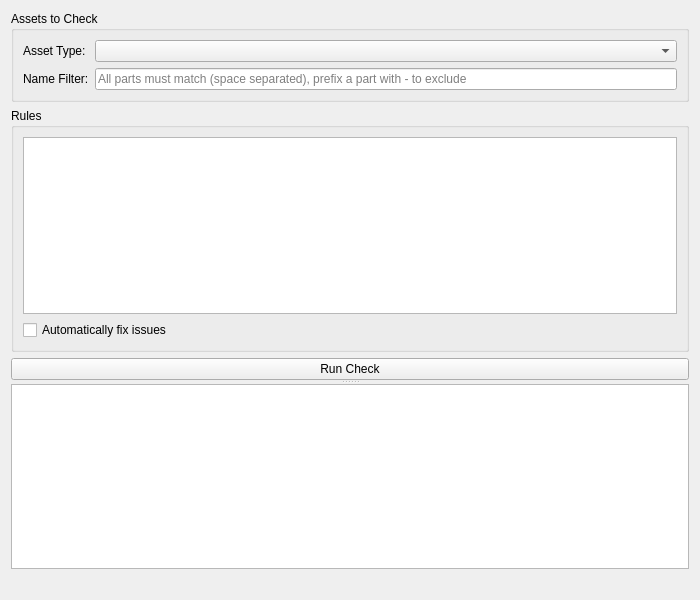
<?xml version="1.0" encoding="UTF-8"?>
<ui version="4.0">
 <class>AssetCheckPanel</class>
 <widget class="QWidget" name="AssetCheckPanel">
  <property name="geometry">
   <rect>
    <x>0</x>
    <y>0</y>
    <width>700</width>
    <height>600</height>
   </rect>
  </property>
  <property name="windowTitle">
   <string>Check Assets</string>
  </property>
  <property name="windowIcon">
   <iconset resource="../../../../Tools/Libs/GuiFoundation/QtResources/resources.qrc">
    <normaloff>:/GuiFoundation/Icons/Checklist.svg</normaloff>:/GuiFoundation/Icons/Checklist.svg</iconset>
  </property>
  <layout class="QVBoxLayout" name="verticalLayout">
   <item>
    <widget class="QSplitter" name="MainSplitter">
     <property name="orientation">
      <enum>Qt::Vertical</enum>
     </property>
     <widget class="QWidget" name="RulesPane">
      <layout class="QVBoxLayout" name="rulesPaneLayout">
       <property name="leftMargin">
        <number>0</number>
       </property>
       <property name="topMargin">
        <number>0</number>
       </property>
       <property name="rightMargin">
        <number>0</number>
       </property>
       <property name="bottomMargin">
        <number>0</number>
       </property>
       <item>
        <widget class="QGroupBox" name="AssetsGroup">
         <property name="title">
          <string>Assets to Check</string>
         </property>
         <layout class="QFormLayout" name="formLayout">
          <item row="0" column="0">
           <widget class="QLabel" name="AssetTypeLabel">
            <property name="text">
             <string>Asset Type:</string>
            </property>
           </widget>
          </item>
          <item row="0" column="1">
           <widget class="QComboBox" name="AssetTypeCombo"/>
          </item>
          <item row="1" column="0">
           <widget class="QLabel" name="NameFilterLabel">
            <property name="text">
             <string>Name Filter:</string>
            </property>
           </widget>
          </item>
          <item row="1" column="1">
           <widget class="QLineEdit" name="NameFilterEdit">
            <property name="placeholderText">
             <string>All parts must match (space separated), prefix a part with - to exclude</string>
            </property>
           </widget>
          </item>
         </layout>
        </widget>
       </item>
       <item>
        <widget class="QGroupBox" name="RulesGroup">
         <property name="title">
          <string>Rules</string>
         </property>
         <layout class="QVBoxLayout" name="rulesLayout">
          <item>
           <widget class="QListWidget" name="RuleList"/>
          </item>
          <item>
           <widget class="QCheckBox" name="AutoFixCheck">
            <property name="text">
             <string>Automatically fix issues</string>
            </property>
           </widget>
          </item>
         </layout>
        </widget>
       </item>
       <item>
        <widget class="QPushButton" name="RunButton">
         <property name="text">
          <string>Run Check</string>
         </property>
        </widget>
       </item>
      </layout>
     </widget>
     <widget class="QTreeWidget" name="ResultTree">
      <property name="headerHidden">
       <bool>true</bool>
      </property>
      <column>
       <property name="text">
        <string notr="true">1</string>
       </property>
      </column>
     </widget>
    </widget>
   </item>
   <item>
    <widget class="QLabel" name="StatusLabel">
     <property name="text">
      <string/>
     </property>
     <property name="wordWrap">
      <bool>true</bool>
     </property>
    </widget>
   </item>
  </layout>
 </widget>
 <resources>
  <include location="../../../../Tools/Libs/GuiFoundation/QtResources/resources.qrc"/>
 </resources>
 <connections/>
</ui>
